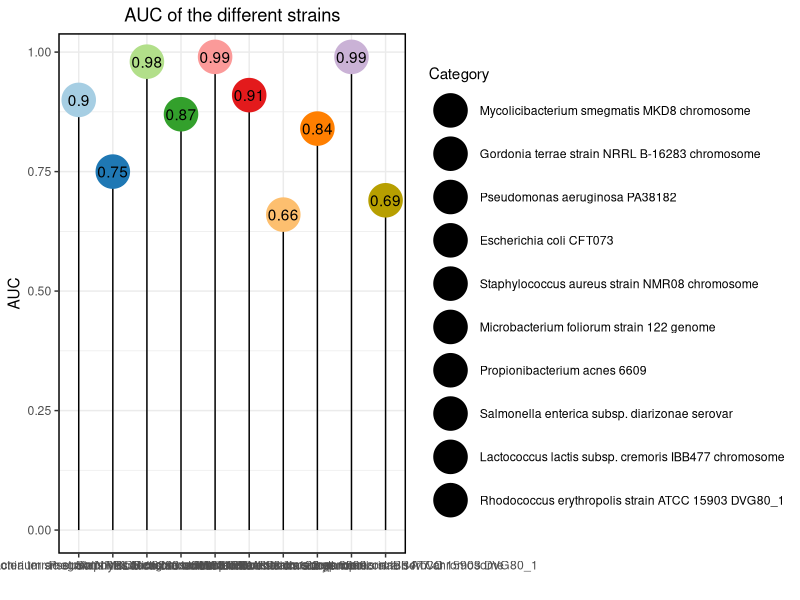

The R script that drew this image:
#带数值标签的棒棒糖图
# 导入ggplot2包
library(ggplot2)

# 示例数据
data <- data.frame(
  Category = c("Mycolicibacterium smegmatis MKD8 chromosome", "Gordonia terrae strain NRRL B-16283 chromosome", 
               "Pseudomonas aeruginosa PA38182", "Escherichia coli CFT073",
               "Staphylococcus aureus strain NMR08 chromosome", "Microbacterium foliorum strain 122 genome",
               "Propionibacterium acnes 6609", "Salmonella enterica subsp. diarizonae serovar",
               "Lactococcus lactis subsp. cremoris IBB477 chromosome", "Rhodococcus erythropolis strain ATCC 15903 DVG80_1"),
  Value = c(0.90, 0.75, 0.98, 0.87, 0.99, 0.91, 0.66, 0.84, 0.99, 0.69),
  color = c("#a6cee3", "#1f78b4", "#b2df8a", "#33a02c", "#fb9a99", "#e31a1c", "#fdbf6f", "#ff7f00", "#cab2d6", "#b79f00")
)
data$Category = factor(data$Category, levels = c("Mycolicibacterium smegmatis MKD8 chromosome", "Gordonia terrae strain NRRL B-16283 chromosome", 
                                                 "Pseudomonas aeruginosa PA38182", "Escherichia coli CFT073",
                                                 "Staphylococcus aureus strain NMR08 chromosome", "Microbacterium foliorum strain 122 genome",
                                                 "Propionibacterium acnes 6609", "Salmonella enterica subsp. diarizonae serovar",
                                                 "Lactococcus lactis subsp. cremoris IBB477 chromosome", "Rhodococcus erythropolis strain ATCC 15903 DVG80_1"))
data$color = factor(data$color, levels = c("#a6cee3", "#1f78b4", "#b2df8a", "#33a02c", "#fb9a99", "#e31a1c", "#fdbf6f", "#ff7f00", "#cab2d6", "#b79f00"))
# 创建棒棒糖图
plt <- ggplot(data, aes(x = Category, y = Value, fill=Category)) +
  geom_segment(aes(xend = Category, yend = 0), color = "black", size = 0.5) +
  geom_point(size = 11, color = c("#a6cee3", "#1f78b4", "#b2df8a", "#33a02c", "#fb9a99", "#e31a1c", "#fdbf6f", "#ff7f00", "#cab2d6", "#b79f00")) + 
  scale_color_manual(values = c('gold','pink')) + 
  geom_text(aes(label = Value), vjust = 0.5) +
  labs(title = "AUC of the different strains", x = "", y = "AUC",) + theme_bw() + 
  guides(color = guide_legend(override.aes = list(fill = data$color))) + 
  theme(panel.border = element_rect(fill=NA,color="black", size=1, linetype="solid")) + theme(legend.position="right") + 
  theme(plot.title = element_text(hjust = 0.5))
pdf("C:/Users/未同庆/Desktop/各菌种AUC_棒棒糖图.pdf",width = 12,height = 8)
plt
dev.off()